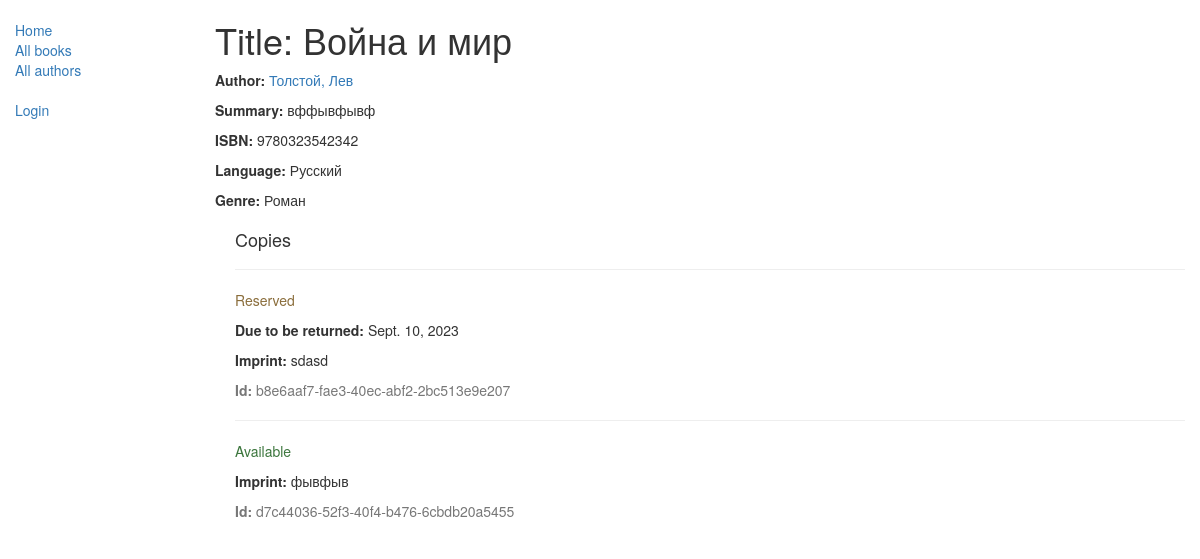
/catalog/book/1, run on the app's committed database.
### catalog/models.py (models this page shows, shortened)
class Book(models.Model):
    title = models.CharField(max_length=200)
    author = models.ForeignKey('Author', on_delete=models.SET_NULL, null=True)
    summary = models.TextField(max_length=1000, help_text="Enter a brief description of the book")
    isbn = models.CharField('ISBN', max_length=13,
                            unique=True,
                            help_text='13 Character <a href="https://www.isbn-international.org/content/what-isbn'
                                      '">ISBN number</a>')
    genre = models.ManyToManyField(Genre, help_text="Select a genre for this book")
    language = models.ForeignKey('Language', on_delete=models.SET_NULL, null=True)
    class Meta:
        ordering = ['title', 'author']
    def display_genre(self):
        return ', '.join([genre.name for genre in self.genre.all()[:3]])
    display_genre.short_description = 'Genre'

class Author(models.Model):
    first_name = models.CharField(max_length=100)
    last_name = models.CharField(max_length=100)
    date_of_birth = models.DateField(null=True, blank=True)
    date_of_death = models.DateField('died', null=True, blank=True)
    class Meta:
        ordering = ['last_name', 'first_name']
    def __str__(self):
        return '{0}, {1}'.format(self.last_name, self.first_name)

class Language(models.Model):
    name = models.CharField(max_length=200,
                            help_text="Enter the book's natural language (e.g. English, French, Japanese etc.)")
    def __str__(self):
        return self.name

class Genre(models.Model):
    name = models.CharField(
        max_length=200,
        help_text="Enter a book genre (e.g. Science Fiction, French Poetry etc.)"
    )
    def __str__(self):
        return self.name

class BookInstance(models.Model):
    id = models.UUIDField(primary_key=True, default=uuid.uuid4,
                          help_text="Unique ID for this particular book across whole library")
    book = models.ForeignKey('Book', on_delete=models.RESTRICT, null=True)
    imprint = models.CharField(max_length=200)
    due_back = models.DateField(null=True, blank=True)
    borrower = models.ForeignKey(User, on_delete=models.SET_NULL, null=True, blank=True)
    LOAN_STATUS = (
        ('d', 'Maintenance'),
        ('o', 'On loan'),
        ('a', 'Available'),
        ('r', 'Reserved'),
    )
    status = models.CharField(
        max_length=1,
        choices=LOAN_STATUS,
        blank=True,
        default='d',
        help_text='Book availability')
    class Meta:
        ordering = ['due_back']
        permissions = (("can_mark_returned", "Set book as returned"),)

### catalog/views.py (the view)
# urls.py: re_path(r'^book/(?P<pk>\d+)$', views.BookDetailView.as_view(), name='book-detail'),
class BookDetailView(generic.DetailView):
    model = Book

### catalog/templates/catalog/book_detail.html
{% extends "base_generic.html" %}
{% block content %}
  <h1>Title: {{ book.title }}</h1>
  <p><strong>Author:</strong> <a href="{% url 'author-detail' book.author.pk %}">{{ book.author }}</a></p>
  <p><strong>Summary:</strong> {{ book.summary }}</p>
  <p><strong>ISBN:</strong> {{ book.isbn }}</p>
  <p><strong>Language:</strong> {{ book.language }}</p>
  <p><strong>Genre:</strong> {% for genre in book.genre.all %} {{ genre }}{% if not forloop.last %}, {% endif %}{% endfor %}</p>
  <div style="margin-left:20px;margin-top:20px">
    <h4>Copies</h4>
    {% for copy in book.bookinstance_set.all %}
    <hr>
    <p class="{% if copy.status == 'a' %}text-success{% elif copy.status == 'd' %}text-danger{% else %}text-warning{% endif %}">{{ copy.get_status_display }}</p>
    {% if copy.status != 'a' %}<p><strong>Due to be returned:</strong> {{copy.due_back}}</p>{% endif %}
    <p><strong>Imprint:</strong> {{copy.imprint}}</p>
    <p class="text-muted"><strong>Id:</strong> {{copy.id}}</p>
    {% endfor %}
  </div>
{% endblock %}

### data on the page
Book: title "Война и мир", author "Толстой, Лев", summary "вффывфывф", isbn "9780323542342", language "Русский"
Genre: name "Роман"
BookInstance: status "Reserved", due_back "Sept. 10, 2023", imprint "sdasd", id "b8e6aaf7-fae3-40ec-abf2-2bc513e9e207"
BookInstance: status "Available", imprint "фывфыв", id "d7c44036-52f3-40f4-b476-6cbdb20a5455"
